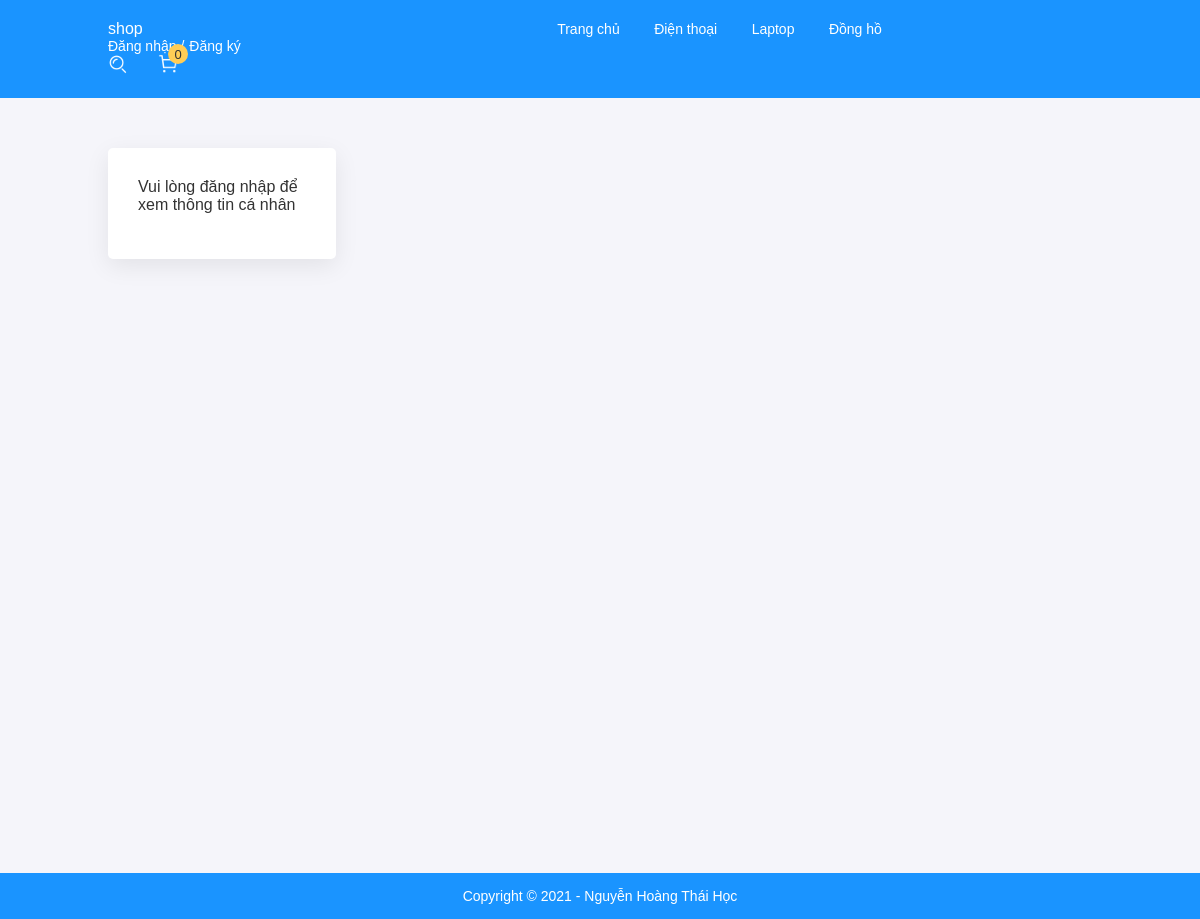
The page /client/info.php?tenkhachhang=Phan Anh Kiệt on the database its author committed.
### tables this page shows
CREATE TABLE `loaihanghoa` (
  `MaLoaiHang` int(11) NOT NULL,
  `TenLoaiHang` varchar(255) NOT NULL
);

### client/info.php (the view, shortened to what this page needs)
<!DOCTYPE html>
<html lang="en">
<head>
  <link rel="stylesheet" href="./css/grid.css">
  <link rel="stylesheet" href="./css/style.css">
  <link rel="stylesheet" href="https://use.fontawesome.com/releases/v5.1.1/css/all.css">
</head>
<?php
include('../server/config/config.php');
?>
<body>
  <?php
  include('./header.php');
  ?>
  <main>
    <div class="grid wide info">
      <div class="row">
        <div class="col l-3 m-4 c-12">
          <div id="info">
            <h3>Vui lòng đăng nhập để xem thông tin cá nhân</h3>
          </div>
        </div>
        <div class="col l-9 m-8 c-12">
        </div>
      </div>
    </div>
  </main>
  <?php
  include('./footer.php')
  ?>
</body>
</html>

### client/header.php (shortened to what this page needs)
<header class="header">
  <div class="grid wide">
    <div class="row">
      <div class="header-container col l-12 m-12 c-12">
        <a class="header-logo" href="index.php">shop</a>
        <ul class="header-list">
          <li class="header-item"><a href="index.php">Trang chủ</a></li>
          <?php
          include('../server/config/config.php');
          $sql_loaihanghoa = "SELECT * FROM `loaihanghoa`";
          $query_loaihanghoa = mysqli_query($mysqli, $sql_loaihanghoa);
          while ($row_loaihanghoa = mysqli_fetch_array($query_loaihanghoa)) {
          ?>
            <li class="header-item"><a href="category.php?id=<?php echo $row_loaihanghoa['MaLoaiHang'] ?>"><?php echo $row_loaihanghoa['TenLoaiHang'] ?></a></li>
          <?php
          } ?>
        </ul>
        <div class="auth">
          <div class="header-item header-login">Đăng nhập /</div>
          <div class="header-item header-register">Đăng ký</div>
        </div>
        <div class="header-group">
          <div class="header-search"><img src="../images/search.png"></div>
          <div class="header-cart"><a href="checkout.php"><img src="../images/cart.png"><span class="count">0</span></a></div>
        </div>
      </div>
    </div>
  </div>
</header>

### client/css/grid.css (style rules this page uses)
.grid { width: 100%; display: block; padding: 0; }
.grid.wide { max-width: 1200px; margin: 0 auto; }
.row { display: flex; flex-wrap: wrap; margin-left: -4px; margin-right: -4px; }
.col { padding-left: 4px; padding-right: 4px; }
.c-12 { flex: 0 0 100%; max-width: 100%; }
@media (min-width: 740px) { .row { margin-left: -8px; margin-right: -8px; } }
@media (min-width: 740px) { .col { padding-left: 8px; padding-right: 8px; } }
@media (min-width: 740px) { .m-1, .m-2, .m-3, .m-4, .m-5, .m-6, .m-7, .m-8, .m-9, .m-10, .m-11, .m-12 { display: block; } }
@media (min-width: 740px) { .m-4 { flex: 0 0 33.33333%; max-width: 33.33333%; } }
@media (min-width: 740px) { .m-8 { flex: 0 0 66.66667%; max-width: 66.66667%; } }
@media (min-width: 740px) { .m-12 { flex: 0 0 100%; max-width: 100%; } }
@media (min-width: 1113px) { .row { margin-left: -12px; margin-right: -12px; } }
@media (min-width: 1113px) { .col { padding-left: 12px; padding-right: 12px; } }
@media (min-width: 1113px) { .l-1, .l-2, .l-2-4, .l-3, .l-4, .l-5, .l-6, .l-7, .l-8, .l-9, .l-10, .l-11, .l-12 { display: block; } }
@media (min-width: 1113px) { .l-3 { flex: 0 0 25%; max-width: 25%; } }
@media (min-width: 1113px) { .l-9 { flex: 0 0 75%; max-width: 75%; } }
@media (min-width: 1113px) { .l-12 { flex: 0 0 100%; max-width: 100%; } }
@media (min-width: 1024px) and (max-width: 1239px) { .wide { width: 984px; } }
@media (min-width: 1024px) and (max-width: 1239px) { .wide .row { margin-left: -12px; margin-right: -12px; } }
@media (min-width: 1024px) and (max-width: 1239px) { .wide .col { padding-left: 12px; padding-right: 12px; } }
@media (min-width: 1024px) and (max-width: 1239px) { .wide .l-1, .wide .l-2, .wide .l-2-4, .wide .l-3, .wide .l-4, .wide .l-5, .wide .l-6, .wide .l-7, .wide .l-8, .wide .l-9, .wide .l-10, .wide .l-11, .wide .l-12 { display: block; } }
@media (min-width: 1024px) and (max-width: 1239px) { .wide .l-3 { flex: 0 0 25%; max-width: 25%; } }
@media (min-width: 1024px) and (max-width: 1239px) { .wide .l-9 { flex: 0 0 75%; max-width: 75%; } }
@media (min-width: 1024px) and (max-width: 1239px) { .wide .l-12 { flex: 0 0 100%; max-width: 100%; } }

### client/css/style.css (style rules this page uses)
* { margin: 0; padding: 0; box-sizing: border-box; font-family: sans-serif; }
html { background-color: rgb(245, 245, 250); }
body { background-color: rgb(245, 245, 250); color: #333; }
a { text-decoration: none; }
main { min-height: 675px; }
header { background-color: rgb(26, 148, 255); color: #fff; padding: 20px 0; transition: 0.3s ease; }
.header-logo { font-size: 16px; color: inherit; text-decoration: none; }
.header-container { display: flex; align-items: center; justify-content: space-between; }
.header-container .header-list { display: inline-block; margin-left: 380px; position: relative; }
.header-container .header-list .header-item { display: inline-block; list-style: none; margin-left: 30px; font-size: 14px; position: relative; }
.header-container .header-list .header-item::before { position: absolute; content: ''; width: 0; height: 2px; background-color: #fff; top: 25px; left: 50%; transform: translateX(-50%); transition: 0.3s ease; }
.header-login { font-size: 14px; padding-right: 0; cursor: pointer; padding-right: 5px !important; }
.header-register { font-size: 14px; padding-right: 0; cursor: pointer; margin: 0 !important; }
.auth { display: flex; }
.header-container .header-list .header-item a { text-decoration: none; font-size: 14px; color: inherit; }
.header-group { display: flex; }
.header-cart { width: 20px; margin-left: 30px; position: relative; }
.header-cart img { width: 100%; object-fit: cover; cursor: pointer; }
.header-search { width: 20px; }
.header-search img { width: 100%; object-fit: cover; cursor: pointer; }
.count { position: absolute; top: -10px; left: 10px; width: 20px; height: 20px; background: rgb(255, 205, 86); color: #333; display: flex; justify-content: center; align-items: center; border-radius: 50%; font-size: 13px; }

### client/info.php (style rules this page uses)
main { margin: 50px 0; }
#info { background-color: #fff; box-shadow: 0 7px 25px rgba(0 0 0 /8%); border-radius: 5px; padding: 30px; text-align: left; }
#info h3 { font-size: 16px; font-weight: 500; color: #333; margin-bottom: 15px; }
.info { min-height: 450px; }
body { overflow-x: hidden; }
img { max-width: 60px; object-fit: cover; }

### rows shown on the page
loaihanghoa: TenLoaiHang "Điện thoại"
loaihanghoa: TenLoaiHang "Laptop"
loaihanghoa: TenLoaiHang "Đồng hồ"
